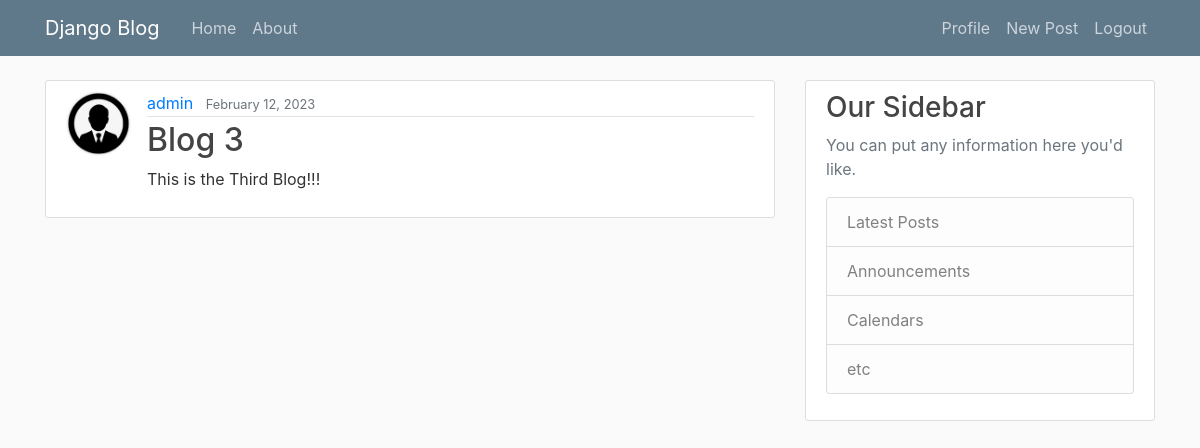
Page /blog/user/admin (signed in) on the earlier database version.
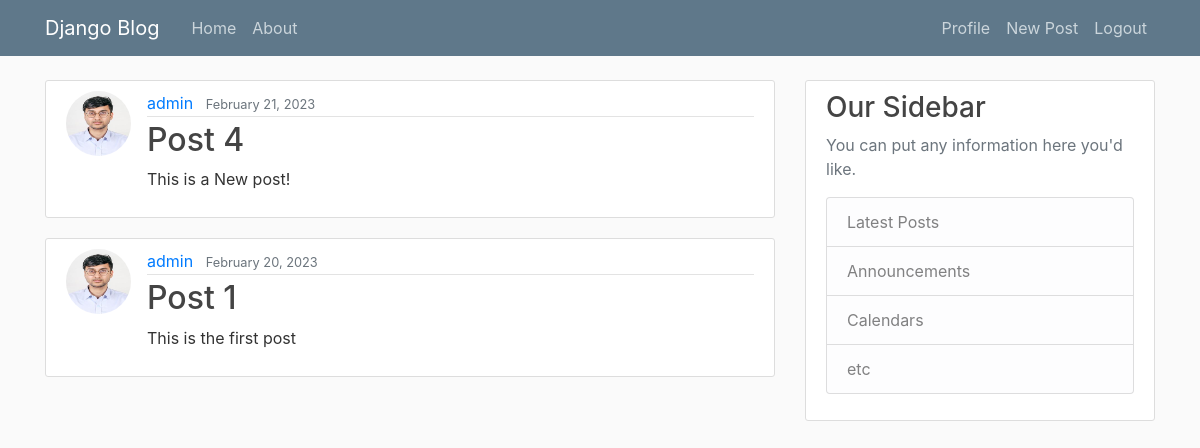
Same page on the later database version.
### blog/models.py (models this page shows, shortened)
class Post(models.Model):
    title = models.CharField(max_length= 100)
    content = models.TextField()
    date_posted = models.DateTimeField(default=timezone.now)
    author = models.ForeignKey(User, on_delete=models.CASCADE) #one author has many posts so we use foreign key

### users/models.py (models this page shows, shortened)
class Profile(models.Model):
    user = models.OneToOneField(User, on_delete=models.CASCADE)
    image = models.ImageField(default='default.jpeg', upload_to='profile_pics')

### blog/views.py (the view)
# urls.py: path('user/<str:username>', UserPostListView.as_view(), name = 'user-posts'),
class UserPostListView(LoginRequiredMixin, ListView):
    model = Post
    template_name = 'blog/user_posts.html'
    context_object_name = 'posts'
    ordering = ['-date_posted']
    def get_queryset(self):
        user = get_object_or_404(User, username = self.kwargs['username'])
        return Post.objects.filter(author = user).order_by('-date_posted')

### blog/templates/blog/user_posts.html
{% extends 'blog/base.html' %}
{% block content %}
{% for post in posts %}
<article class="media content-section">
    <img class="rounded-circle article-img" src="{{post.author.profile.image.url}}">
    <div class="media-body">
        <div class="article-metadata">
            <a class="mr-2" href="{% url  'user-posts' post.author.username %}">{{ post.author }}</a>
            <small class="text-muted">{{ post.date_posted|date:"F d, Y" }}</small>
        </div>
        <h2><a class="article-title" href="{% url 'post-detail' post.id %}">{{ post.title }}</a></h2>
        <p class="article-content">{{ post.content }}</p>
    </div>
</article>
{% endfor %}
{% endblock %}

### blog/templates/blog/base.html (shortened to what this page needs)
{% load static %}
<!DOCTYPE html>
<html lang="en">
<link rel="stylesheet" href="https://cdn.jsdelivr.net/npm/bootstrap@4.0.0/dist/css/bootstrap.min.css"
>
<link rel="stylesheet" type="text/css" href="{% static 'blog/main.css'%}"
<head>
</head>
<body>
    <header class="site-header">
        <nav class="navbar navbar-expand-md navbar-dark bg-steel fixed-top">
            <div class="container">
                <a class="navbar-brand mr-4" href="{% url 'blog-home' %}">Django Blog</a>
                <div class="collapse navbar-collapse" id="navbarToggle">
                    <div class="navbar-nav mr-auto">
                        <a class="nav-item nav-link" href="{% url 'blog-home' %}">Home</a>
                        <a class="nav-item nav-link" href="{% url 'blog-about' %}">About</a>
                    </div>
                    <div class="navbar-nav">
                        {% if user.is_authenticated %}
                            <a class="nav-item nav-link" href="{% url 'profile' %}">Profile</a>
                            <a class="nav-item nav-link" href="{% url 'post-create' %}">New Post</a>
                            <a class="nav-item nav-link" href="{% url 'logout' %}">Logout</a>
                        {% else %}
                            <a class="nav-item nav-link" href="{% url 'login' %}">Login</a>
                            <a class="nav-item nav-link" href="{% url 'register'%}">Register</a>
                        {% endif %}
                    </div>
                </div>
            </div>
        </nav>
    </header>
    <main role="main" class="container">
        <div class="row">
            <div class="col-md-8">
                {% block content %}{% endblock %}
            </div>
            <div class="col-md-4">
                <div class="content-section">
                    <h3>Our Sidebar</h3>
                    <p class='text-muted'>You can put any information here you'd like.
                    <ul class="list-group">
                        <li class="list-group-item list-group-item-light">Latest Posts</li>
                        <li class="list-group-item list-group-item-light">Announcements</li>
                        <li class="list-group-item list-group-item-light">Calendars</li>
                        <li class="list-group-item list-group-item-light">etc</li>
                    </ul>
                    </p>
                </div>
            </div>
        </div>
    </main>
</body>
</html>

### blog/static/blog/main.css (style rules this page uses)
body { background: #fafafa; color: #333333; margin-top: 5rem; }
h1, h2, h3, h4, h5, h6 { color: #444444; }
ul { margin: 0; }
.bg-steel { background-color: #5f788a; }
.site-header .navbar-nav .nav-link { color: #cbd5db; }
.content-section { background: #ffffff; padding: 10px 20px; border: 1px solid #dddddd; border-radius: 3px; margin-bottom: 20px; }
.article-title { color: #444444; }
.article-content { white-space: pre-line; }
.article-img { height: 65px; width: 65px; margin-right: 16px; }
.article-metadata { padding-bottom: 1px; margin-bottom: 4px; border-bottom: 1px solid #e3e3e3 }

Differences in the rows shown:
removed Post: author.profile.image (placeholder picture), author "admin", date_posted "February 12, 2023", title "Blog 3", content "This is the Third Blog!!!"
added Post: author.profile.image (picture), author "admin", date_posted "February 21, 2023", title "Post 4", content "This is a New post!"
added Post: author.profile.image (picture), author "admin", date_posted "February 20, 2023", title "Post 1", content "This is the first post"
